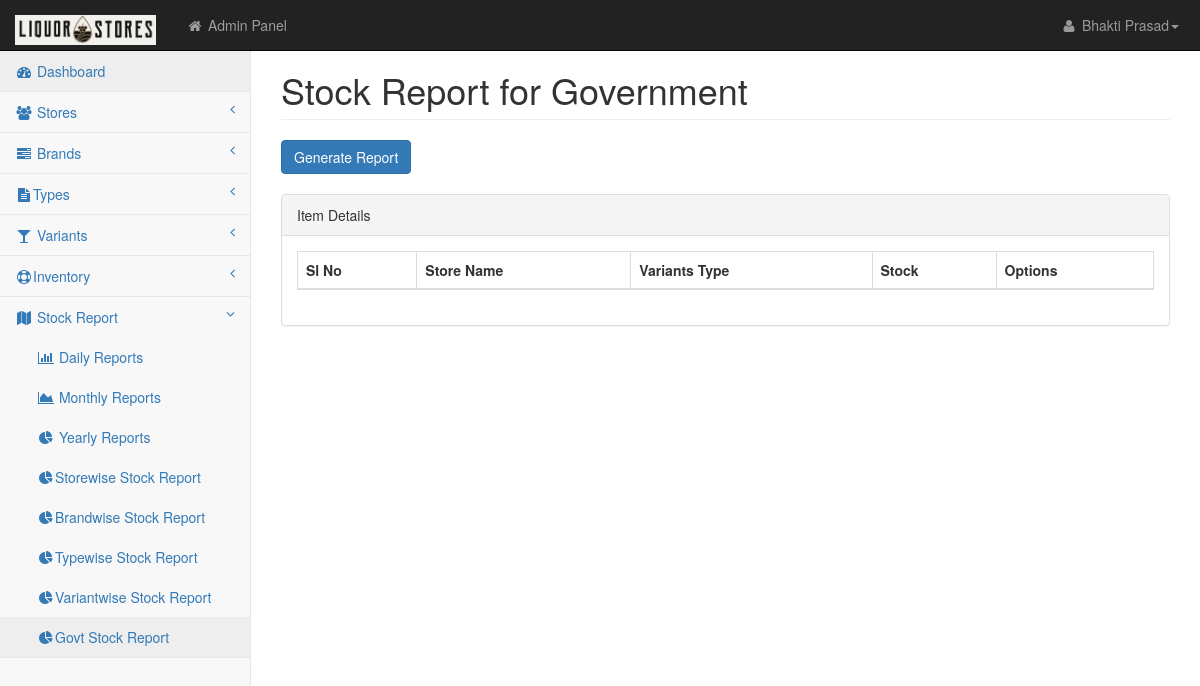
Before: /govt_stock_report.php with the older database file.
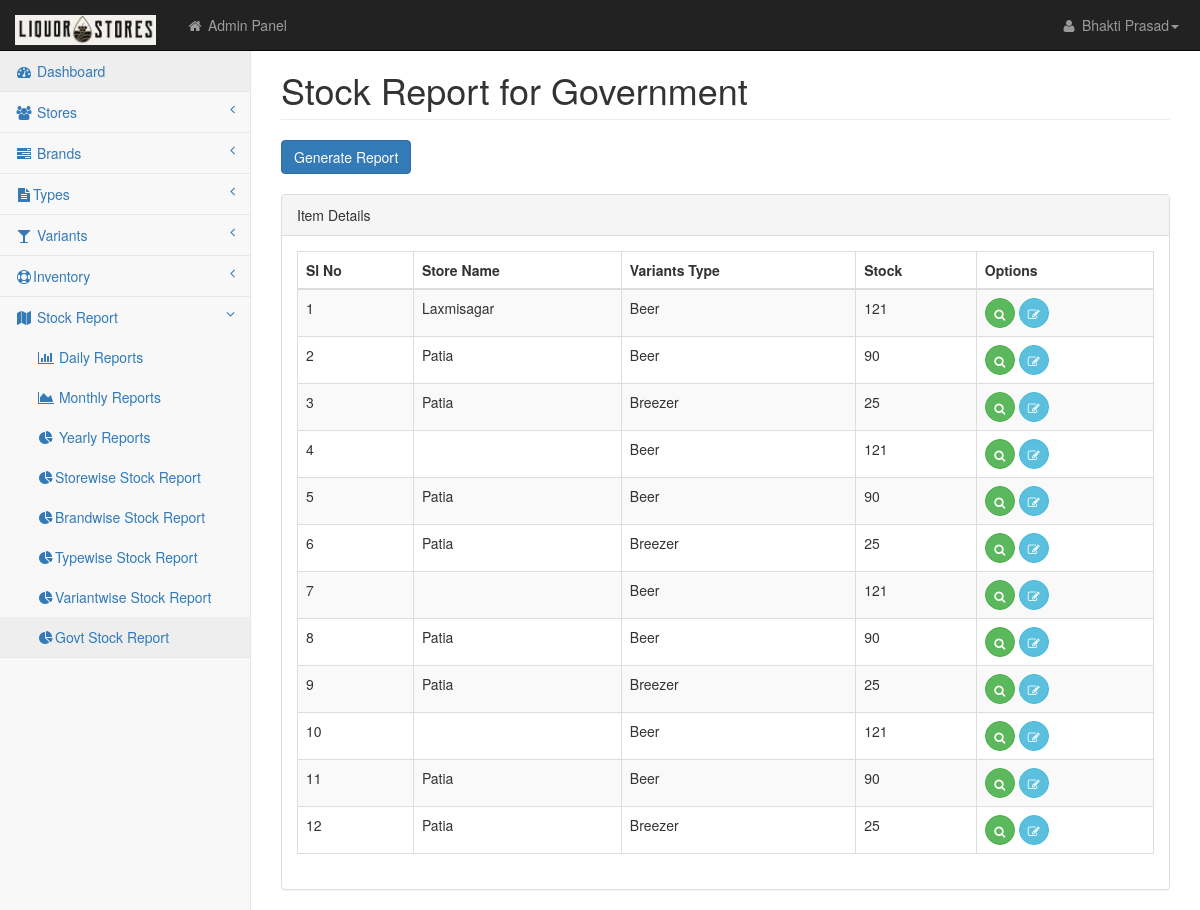
After: the same page with the newer database file.
### tables this page shows
CREATE TABLE `govt_report` (
  `id` int(11) NOT NULL AUTO_INCREMENT,
  `store_id` int(11) DEFAULT NULL,
  `variant_type_id` int(11) DEFAULT NULL,
  `total_stock` int(11) DEFAULT NULL,
  PRIMARY KEY (`id`)
);

### include/functions.php (called while the page is built, shortened)
<?php
function GetName($tablename,$field,$where,$id)
{
 	global $con;
	$uquery="SELECT * FROM $tablename WHERE $where=$id";
	$uresult=mysqli_query($con,$uquery);
	$urow=mysqli_fetch_object($uresult);
	$newval=stripslashes( $urow->$field);
 	return $newval;
}
?>

### govt_stock_report.php (the view, shortened to what this page needs)
<?php
 include("top.php");
$sqlSelectclient="SELECT * FROM govt_report";
$selectclient=mysqli_query($con,$sqlSelectclient);
?>
    </head>
    <body>
        <div id="wrapper">
            <?php include("nav.php"); ?>
            <div id="page-wrapper">
                <div class="row">
                    <div class="col-lg-12">
                        <h1 class="page-header">Stock Report for Government</h1>
<button name="genrpt" id="genrpt" type="button" class="btn btn-primary">Generate Report</button>
                    </div>
                </div>
				<div class="row">
                    <div class="col-lg-12">
					</div>
					</div>
                <div class="row" id="govtreport">
                    <div class="col-lg-12">
                        <div class="panel panel-default">
                            <div class="panel-heading">
                                Item Details
                            </div>
                            <div class="panel-body">
                                <div class="dataTable_wrapper">
                                    <table class="table table-striped table-bordered table-hover" id="dataTables-example">
                                        <thead>
                                            <tr>
											<th>Sl No</th>
                                                <th>Store Name</th>
                                                <th>Variants Type</th>
                                                <th>Stock</th>
												<th>Options</th>
                                            </tr>
                                        </thead>
                                        <tbody>
                                        <?php
	   $i=1;
	  while($resultclient=mysqli_fetch_object($selectclient))
        	  {
				 if($i % 2 != "0")
  				 {
     			 $class = 'odd';
   					}
  				 else
   				{
      			$class = 'even';
   				}
				  ?>
                                            <tr class="<?php echo $class; ?>" id="<? echo stripslashes($resultclient->id); ?>">
											<td><?php echo $i; ?></td>
                                                 <td><?php echo GetName('stores','name','id',$resultclient->store_id); ?></td>
                                                <td><?php echo GetName('variants_type','name','id',$resultclient->variant_type_id); ?></td>
                                                 <td><?php echo $resultclient->total_stock; ?></td>
												<td class="center">
												<a class="btn btn-success btn-circle" href="add_items.php?action=view&id=<?php echo stripslashes($resultclient->id); ?>"><i class="fa fa-search"></i></a>
												<a class="btn btn-info btn-circle" href="add_items.php?action=edit&id=<?php echo stripslashes($resultclient->id); ?>"><i class="fa fa-edit"></i></a>
												</td>
                                            </tr>
                                              <? $i++; } ?>
                                        </tbody>
                                    </table>
                                </div>
                          </div>
                        </div>
                    </div>
                </div>
            </div>
        </div>
    </body>
</html>

Changed rows visible on the page:
added govt_report: store_id "Laxmisagar", variant_type_id "Beer", total_stock "121"
added govt_report: store_id "Patia", variant_type_id "Beer", total_stock "90"
added govt_report: store_id "Patia", variant_type_id "Breezer", total_stock "25"
added govt_report: variant_type_id "Beer", total_stock "121"
added govt_report: store_id "Patia", variant_type_id "Beer", total_stock "90"
added govt_report: store_id "Patia", variant_type_id "Breezer", total_stock "25"
added govt_report: variant_type_id "Beer", total_stock "121"
added govt_report: store_id "Patia", variant_type_id "Beer", total_stock "90"
added govt_report: store_id "Patia", variant_type_id "Breezer", total_stock "25"
added govt_report: variant_type_id "Beer", total_stock "121"
added govt_report: store_id "Patia", variant_type_id "Beer", total_stock "90"
added govt_report: store_id "Patia", variant_type_id "Breezer", total_stock "25"
